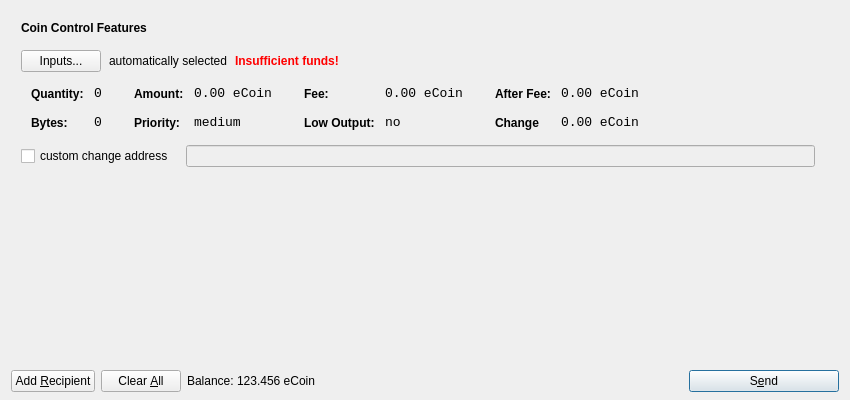
<?xml version="1.0" encoding="UTF-8"?>
<ui version="4.0">
 <class>SendCoinsDialog</class>
 <widget class="QDialog" name="SendCoinsDialog">
  <property name="geometry">
   <rect>
    <x>0</x>
    <y>0</y>
    <width>850</width>
    <height>400</height>
   </rect>
  </property>
  <property name="windowTitle">
   <string>Send Coins</string>
  </property>
  <layout class="QVBoxLayout" name="verticalLayout" stretch="0,1,0">
   <property name="bottomMargin">
    <number>8</number>
   </property>
   <item>
    <widget class="QFrame" name="frameCoinControl">
     <property name="sizePolicy">
      <sizepolicy hsizetype="Expanding" vsizetype="Expanding">
       <horstretch>0</horstretch>
       <verstretch>0</verstretch>
      </sizepolicy>
     </property>
     <property name="maximumSize">
      <size>
       <width>16777215</width>
       <height>16777215</height>
      </size>
     </property>
     <property name="frameShape">
      <enum>QFrame::NoFrame</enum>
     </property>
     <property name="frameShadow">
      <enum>QFrame::Plain</enum>
     </property>
     <layout class="QVBoxLayout" name="verticalLayoutCoinControl2">
      <property name="spacing">
       <number>6</number>
      </property>
      <property name="leftMargin">
       <number>0</number>
      </property>
      <property name="topMargin">
       <number>0</number>
      </property>
      <property name="rightMargin">
       <number>0</number>
      </property>
      <property name="bottomMargin">
       <number>6</number>
      </property>
      <item>
       <layout class="QVBoxLayout" name="verticalLayoutCoinControl" stretch="0,0,0,0,1">
        <property name="spacing">
         <number>0</number>
        </property>
        <property name="leftMargin">
         <number>10</number>
        </property>
        <property name="topMargin">
         <number>10</number>
        </property>
        <item>
         <layout class="QHBoxLayout" name="horizontalLayoutCoinControl1">
          <property name="bottomMargin">
           <number>15</number>
          </property>
          <item>
           <widget class="QLabel" name="labelCoinControlFeatures">
            <property name="sizePolicy">
             <sizepolicy hsizetype="Preferred" vsizetype="Maximum">
              <horstretch>0</horstretch>
              <verstretch>0</verstretch>
             </sizepolicy>
            </property>
            <property name="font">
             <font>
              <weight>75</weight>
              <bold>true</bold>
             </font>
            </property>
            <property name="styleSheet">
             <string notr="true">font-weight:bold;</string>
            </property>
            <property name="text">
             <string>Coin Control Features</string>
            </property>
           </widget>
          </item>
         </layout>
        </item>
        <item>
         <layout class="QHBoxLayout" name="horizontalLayoutCoinControl2" stretch="0,0,0,0">
          <property name="spacing">
           <number>8</number>
          </property>
          <property name="bottomMargin">
           <number>10</number>
          </property>
          <item>
           <widget class="QPushButton" name="pushButtonCoinControl">
            <property name="styleSheet">
             <string notr="true"/>
            </property>
            <property name="text">
             <string>Inputs...</string>
            </property>
           </widget>
          </item>
          <item>
           <widget class="QLabel" name="labelCoinControlAutomaticallySelected">
            <property name="text">
             <string>automatically selected</string>
            </property>
            <property name="margin">
             <number>5</number>
            </property>
           </widget>
          </item>
          <item>
           <widget class="QLabel" name="labelCoinControlInsuffFunds">
            <property name="font">
             <font>
              <weight>75</weight>
              <bold>true</bold>
             </font>
            </property>
            <property name="styleSheet">
             <string notr="true">color:red;font-weight:bold;</string>
            </property>
            <property name="text">
             <string>Insufficient funds!</string>
            </property>
            <property name="margin">
             <number>5</number>
            </property>
           </widget>
          </item>
          <item>
           <spacer name="horizontalSpacerCoinControl">
            <property name="orientation">
             <enum>Qt::Horizontal</enum>
            </property>
            <property name="sizeHint" stdset="0">
             <size>
              <width>40</width>
              <height>1</height>
             </size>
            </property>
           </spacer>
          </item>
         </layout>
        </item>
        <item>
         <widget class="QWidget" name="widgetCoinControl" native="true">
          <property name="sizePolicy">
           <sizepolicy hsizetype="Preferred" vsizetype="Preferred">
            <horstretch>0</horstretch>
            <verstretch>0</verstretch>
           </sizepolicy>
          </property>
          <property name="minimumSize">
           <size>
            <width>0</width>
            <height>0</height>
           </size>
          </property>
          <property name="styleSheet">
           <string notr="true"/>
          </property>
          <layout class="QHBoxLayout" name="horizontalLayoutCoinControl5">
           <property name="leftMargin">
            <number>0</number>
           </property>
           <property name="topMargin">
            <number>0</number>
           </property>
           <property name="rightMargin">
            <number>0</number>
           </property>
           <property name="bottomMargin">
            <number>0</number>
           </property>
           <item>
            <layout class="QHBoxLayout" name="horizontalLayoutCoinControl3" stretch="0,0,0,1">
             <property name="spacing">
              <number>20</number>
             </property>
             <property name="topMargin">
              <number>0</number>
             </property>
             <property name="bottomMargin">
              <number>10</number>
             </property>
             <item>
              <layout class="QFormLayout" name="formLayoutCoinControl1">
               <property name="horizontalSpacing">
                <number>10</number>
               </property>
               <property name="verticalSpacing">
                <number>14</number>
               </property>
               <property name="leftMargin">
                <number>10</number>
               </property>
               <property name="topMargin">
                <number>4</number>
               </property>
               <property name="rightMargin">
                <number>6</number>
               </property>
               <item row="0" column="0">
                <widget class="QLabel" name="labelCoinControlQuantityText">
                 <property name="styleSheet">
                  <string notr="true">font-weight:bold;</string>
                 </property>
                 <property name="text">
                  <string>Quantity:</string>
                 </property>
                 <property name="margin">
                  <number>0</number>
                 </property>
                </widget>
               </item>
               <item row="0" column="1">
                <widget class="QLabel" name="labelCoinControlQuantity">
                 <property name="font">
                  <font>
                   <family>Monospace</family>
                   <pointsize>10</pointsize>
                  </font>
                 </property>
                 <property name="cursor">
                  <cursorShape>IBeamCursor</cursorShape>
                 </property>
                 <property name="contextMenuPolicy">
                  <enum>Qt::ActionsContextMenu</enum>
                 </property>
                 <property name="text">
                  <string>0</string>
                 </property>
                 <property name="margin">
                  <number>0</number>
                 </property>
                 <property name="textInteractionFlags">
                  <set>Qt::LinksAccessibleByMouse|Qt::TextSelectableByKeyboard|Qt::TextSelectableByMouse</set>
                 </property>
                </widget>
               </item>
               <item row="1" column="0">
                <widget class="QLabel" name="labelCoinControlBytesText">
                 <property name="styleSheet">
                  <string notr="true">font-weight:bold;</string>
                 </property>
                 <property name="text">
                  <string>Bytes:</string>
                 </property>
                </widget>
               </item>
               <item row="1" column="1">
                <widget class="QLabel" name="labelCoinControlBytes">
                 <property name="font">
                  <font>
                   <family>Monospace</family>
                   <pointsize>10</pointsize>
                  </font>
                 </property>
                 <property name="cursor">
                  <cursorShape>IBeamCursor</cursorShape>
                 </property>
                 <property name="contextMenuPolicy">
                  <enum>Qt::ActionsContextMenu</enum>
                 </property>
                 <property name="text">
                  <string>0</string>
                 </property>
                 <property name="textInteractionFlags">
                  <set>Qt::LinksAccessibleByMouse|Qt::TextSelectableByKeyboard|Qt::TextSelectableByMouse</set>
                 </property>
                </widget>
               </item>
              </layout>
             </item>
             <item>
              <layout class="QFormLayout" name="formLayoutCoinControl2">
               <property name="horizontalSpacing">
                <number>10</number>
               </property>
               <property name="verticalSpacing">
                <number>14</number>
               </property>
               <property name="leftMargin">
                <number>6</number>
               </property>
               <property name="topMargin">
                <number>4</number>
               </property>
               <property name="rightMargin">
                <number>6</number>
               </property>
               <item row="0" column="0">
                <widget class="QLabel" name="labelCoinControlAmountText">
                 <property name="styleSheet">
                  <string notr="true">font-weight:bold;</string>
                 </property>
                 <property name="text">
                  <string>Amount:</string>
                 </property>
                 <property name="margin">
                  <number>0</number>
                 </property>
                </widget>
               </item>
               <item row="0" column="1">
                <widget class="QLabel" name="labelCoinControlAmount">
                 <property name="font">
                  <font>
                   <family>Monospace</family>
                   <pointsize>10</pointsize>
                  </font>
                 </property>
                 <property name="cursor">
                  <cursorShape>IBeamCursor</cursorShape>
                 </property>
                 <property name="contextMenuPolicy">
                  <enum>Qt::ActionsContextMenu</enum>
                 </property>
                 <property name="text">
                  <string>0.00 eCoin</string>
                 </property>
                 <property name="textInteractionFlags">
                  <set>Qt::LinksAccessibleByMouse|Qt::TextSelectableByKeyboard|Qt::TextSelectableByMouse</set>
                 </property>
                </widget>
               </item>
               <item row="1" column="0">
                <widget class="QLabel" name="labelCoinControlPriorityText">
                 <property name="styleSheet">
                  <string notr="true">font-weight:bold;</string>
                 </property>
                 <property name="text">
                  <string>Priority:</string>
                 </property>
                </widget>
               </item>
               <item row="1" column="1">
                <widget class="QLabel" name="labelCoinControlPriority">
                 <property name="font">
                  <font>
                   <family>Monospace</family>
                   <pointsize>10</pointsize>
                  </font>
                 </property>
                 <property name="cursor">
                  <cursorShape>IBeamCursor</cursorShape>
                 </property>
                 <property name="contextMenuPolicy">
                  <enum>Qt::ActionsContextMenu</enum>
                 </property>
                 <property name="text">
                  <string>medium</string>
                 </property>
                 <property name="textInteractionFlags">
                  <set>Qt::LinksAccessibleByMouse|Qt::TextSelectableByKeyboard|Qt::TextSelectableByMouse</set>
                 </property>
                </widget>
               </item>
              </layout>
             </item>
             <item>
              <layout class="QFormLayout" name="formLayoutCoinControl3">
               <property name="horizontalSpacing">
                <number>10</number>
               </property>
               <property name="verticalSpacing">
                <number>14</number>
               </property>
               <property name="leftMargin">
                <number>6</number>
               </property>
               <property name="topMargin">
                <number>4</number>
               </property>
               <property name="rightMargin">
                <number>6</number>
               </property>
               <item row="0" column="0">
                <widget class="QLabel" name="labelCoinControlFeeText">
                 <property name="styleSheet">
                  <string notr="true">font-weight:bold;</string>
                 </property>
                 <property name="text">
                  <string>Fee:</string>
                 </property>
                 <property name="margin">
                  <number>0</number>
                 </property>
                </widget>
               </item>
               <item row="0" column="1">
                <widget class="QLabel" name="labelCoinControlFee">
                 <property name="font">
                  <font>
                   <family>Monospace</family>
                   <pointsize>10</pointsize>
                  </font>
                 </property>
                 <property name="cursor">
                  <cursorShape>IBeamCursor</cursorShape>
                 </property>
                 <property name="contextMenuPolicy">
                  <enum>Qt::ActionsContextMenu</enum>
                 </property>
                 <property name="text">
                  <string>0.00 eCoin</string>
                 </property>
                 <property name="textInteractionFlags">
                  <set>Qt::LinksAccessibleByMouse|Qt::TextSelectableByKeyboard|Qt::TextSelectableByMouse</set>
                 </property>
                </widget>
               </item>
               <item row="1" column="0">
                <widget class="QLabel" name="labelCoinControlLowOutputText">
                 <property name="styleSheet">
                  <string notr="true">font-weight:bold;</string>
                 </property>
                 <property name="text">
                  <string>Low Output:</string>
                 </property>
                </widget>
               </item>
               <item row="1" column="1">
                <widget class="QLabel" name="labelCoinControlLowOutput">
                 <property name="font">
                  <font>
                   <family>Monospace</family>
                   <pointsize>10</pointsize>
                  </font>
                 </property>
                 <property name="cursor">
                  <cursorShape>IBeamCursor</cursorShape>
                 </property>
                 <property name="contextMenuPolicy">
                  <enum>Qt::ActionsContextMenu</enum>
                 </property>
                 <property name="text">
                  <string>no</string>
                 </property>
                 <property name="textInteractionFlags">
                  <set>Qt::LinksAccessibleByMouse|Qt::TextSelectableByKeyboard|Qt::TextSelectableByMouse</set>
                 </property>
                </widget>
               </item>
              </layout>
             </item>
             <item>
              <layout class="QFormLayout" name="formLayoutCoinControl4">
               <property name="horizontalSpacing">
                <number>10</number>
               </property>
               <property name="verticalSpacing">
                <number>14</number>
               </property>
               <property name="leftMargin">
                <number>6</number>
               </property>
               <property name="topMargin">
                <number>4</number>
               </property>
               <property name="rightMargin">
                <number>6</number>
               </property>
               <item row="0" column="0">
                <widget class="QLabel" name="labelCoinControlAfterFeeText">
                 <property name="styleSheet">
                  <string notr="true">font-weight:bold;</string>
                 </property>
                 <property name="text">
                  <string>After Fee:</string>
                 </property>
                 <property name="margin">
                  <number>0</number>
                 </property>
                </widget>
               </item>
               <item row="0" column="1">
                <widget class="QLabel" name="labelCoinControlAfterFee">
                 <property name="font">
                  <font>
                   <family>Monospace</family>
                   <pointsize>10</pointsize>
                  </font>
                 </property>
                 <property name="cursor">
                  <cursorShape>IBeamCursor</cursorShape>
                 </property>
                 <property name="contextMenuPolicy">
                  <enum>Qt::ActionsContextMenu</enum>
                 </property>
                 <property name="text">
                  <string>0.00 eCoin</string>
                 </property>
                 <property name="textInteractionFlags">
                  <set>Qt::LinksAccessibleByMouse|Qt::TextSelectableByKeyboard|Qt::TextSelectableByMouse</set>
                 </property>
                </widget>
               </item>
               <item row="1" column="0">
                <widget class="QLabel" name="labelCoinControlChangeText">
                 <property name="styleSheet">
                  <string notr="true">font-weight:bold;</string>
                 </property>
                 <property name="text">
                  <string>Change</string>
                 </property>
                </widget>
               </item>
               <item row="1" column="1">
                <widget class="QLabel" name="labelCoinControlChange">
                 <property name="font">
                  <font>
                   <family>Monospace</family>
                   <pointsize>10</pointsize>
                  </font>
                 </property>
                 <property name="cursor">
                  <cursorShape>IBeamCursor</cursorShape>
                 </property>
                 <property name="contextMenuPolicy">
                  <enum>Qt::ActionsContextMenu</enum>
                 </property>
                 <property name="text">
                  <string>0.00 eCoin</string>
                 </property>
                 <property name="textInteractionFlags">
                  <set>Qt::LinksAccessibleByMouse|Qt::TextSelectableByKeyboard|Qt::TextSelectableByMouse</set>
                 </property>
                </widget>
               </item>
              </layout>
             </item>
            </layout>
           </item>
          </layout>
         </widget>
        </item>
        <item>
         <layout class="QHBoxLayout" name="horizontalLayoutCoinControl4" stretch="0,0,0">
          <property name="spacing">
           <number>12</number>
          </property>
          <property name="sizeConstraint">
           <enum>QLayout::SetDefaultConstraint</enum>
          </property>
          <property name="topMargin">
           <number>5</number>
          </property>
          <property name="rightMargin">
           <number>5</number>
          </property>
          <item>
           <widget class="QCheckBox" name="checkBoxCoinControlChange">
            <property name="text">
             <string>custom change address</string>
            </property>
           </widget>
          </item>
          <item>
           <widget class="QLineEdit" name="lineEditCoinControlChange">
            <property name="enabled">
             <bool>false</bool>
            </property>
            <property name="sizePolicy">
             <sizepolicy hsizetype="Expanding" vsizetype="Fixed">
              <horstretch>0</horstretch>
              <verstretch>0</verstretch>
             </sizepolicy>
            </property>
           </widget>
          </item>
          <item>
           <widget class="QLabel" name="labelCoinControlChangeLabel">
            <property name="sizePolicy">
             <sizepolicy hsizetype="Preferred" vsizetype="Expanding">
              <horstretch>0</horstretch>
              <verstretch>0</verstretch>
             </sizepolicy>
            </property>
            <property name="minimumSize">
             <size>
              <width>0</width>
              <height>0</height>
             </size>
            </property>
            <property name="text">
             <string/>
            </property>
            <property name="margin">
             <number>3</number>
            </property>
           </widget>
          </item>
         </layout>
        </item>
        <item>
         <spacer name="verticalSpacerCoinControl">
          <property name="orientation">
           <enum>Qt::Vertical</enum>
          </property>
          <property name="sizeHint" stdset="0">
           <size>
            <width>800</width>
            <height>1</height>
           </size>
          </property>
         </spacer>
        </item>
       </layout>
      </item>
     </layout>
    </widget>
   </item>
   <item>
    <widget class="QScrollArea" name="scrollArea">
     <property name="frameShape">
      <enum>QFrame::NoFrame</enum>
     </property>
     <property name="frameShadow">
      <enum>QFrame::Plain</enum>
     </property>
     <property name="widgetResizable">
      <bool>true</bool>
     </property>
     <widget class="QWidget" name="scrollAreaWidgetContents">
      <property name="geometry">
       <rect>
        <x>0</x>
        <y>0</y>
        <width>832</width>
        <height>137</height>
       </rect>
      </property>
      <layout class="QVBoxLayout" name="verticalLayout_2">
       <property name="leftMargin">
        <number>0</number>
       </property>
       <property name="topMargin">
        <number>0</number>
       </property>
       <property name="rightMargin">
        <number>0</number>
       </property>
       <property name="bottomMargin">
        <number>0</number>
       </property>
       <item>
        <layout class="QVBoxLayout" name="entries">
         <property name="spacing">
          <number>6</number>
         </property>
        </layout>
       </item>
       <item>
        <spacer name="verticalSpacer">
         <property name="orientation">
          <enum>Qt::Vertical</enum>
         </property>
         <property name="sizeHint" stdset="0">
          <size>
           <width>20</width>
           <height>40</height>
          </size>
         </property>
        </spacer>
       </item>
      </layout>
     </widget>
    </widget>
   </item>
   <item>
    <layout class="QHBoxLayout" name="horizontalLayout">
     <item>
      <widget class="QPushButton" name="addButton">
       <property name="toolTip">
        <string>Send to multiple recipients at once</string>
       </property>
       <property name="text">
        <string>Add &amp;Recipient</string>
       </property>
       <property name="icon">
        <iconset resource="../bitcoin.qrc">
         <normaloff>:/icons/add</normaloff>:/icons/add</iconset>
       </property>
       <property name="autoDefault">
        <bool>false</bool>
       </property>
      </widget>
     </item>
     <item>
      <widget class="QPushButton" name="clearButton">
       <property name="sizePolicy">
        <sizepolicy hsizetype="Minimum" vsizetype="Fixed">
         <horstretch>0</horstretch>
         <verstretch>0</verstretch>
        </sizepolicy>
       </property>
       <property name="toolTip">
        <string>Remove all transaction fields</string>
       </property>
       <property name="text">
        <string>Clear &amp;All</string>
       </property>
       <property name="icon">
        <iconset resource="../bitcoin.qrc">
         <normaloff>:/icons/remove</normaloff>:/icons/remove</iconset>
       </property>
       <property name="autoRepeatDelay">
        <number>300</number>
       </property>
       <property name="autoDefault">
        <bool>false</bool>
       </property>
      </widget>
     </item>
     <item>
      <layout class="QHBoxLayout" name="horizontalLayout_2">
       <property name="spacing">
        <number>3</number>
       </property>
       <item>
        <widget class="QLabel" name="label">
         <property name="sizePolicy">
          <sizepolicy hsizetype="Preferred" vsizetype="Fixed">
           <horstretch>0</horstretch>
           <verstretch>0</verstretch>
          </sizepolicy>
         </property>
         <property name="text">
          <string>Balance:</string>
         </property>
        </widget>
       </item>
       <item>
        <widget class="QLabel" name="labelBalance">
         <property name="sizePolicy">
          <sizepolicy hsizetype="Preferred" vsizetype="Fixed">
           <horstretch>0</horstretch>
           <verstretch>0</verstretch>
          </sizepolicy>
         </property>
         <property name="cursor">
          <cursorShape>IBeamCursor</cursorShape>
         </property>
         <property name="text">
          <string>123.456 eCoin</string>
         </property>
         <property name="textInteractionFlags">
          <set>Qt::LinksAccessibleByMouse|Qt::TextSelectableByKeyboard|Qt::TextSelectableByMouse</set>
         </property>
        </widget>
       </item>
      </layout>
     </item>
     <item>
      <spacer name="horizontalSpacer">
       <property name="orientation">
        <enum>Qt::Horizontal</enum>
       </property>
       <property name="sizeHint" stdset="0">
        <size>
         <width>40</width>
         <height>20</height>
        </size>
       </property>
      </spacer>
     </item>
     <item>
      <widget class="QPushButton" name="sendButton">
       <property name="minimumSize">
        <size>
         <width>150</width>
         <height>0</height>
        </size>
       </property>
       <property name="toolTip">
        <string>Confirm the send action</string>
       </property>
       <property name="text">
        <string>S&amp;end</string>
       </property>
       <property name="icon">
        <iconset resource="../bitcoin.qrc">
         <normaloff>:/icons/send</normaloff>:/icons/send</iconset>
       </property>
       <property name="default">
        <bool>true</bool>
       </property>
      </widget>
     </item>
    </layout>
   </item>
  </layout>
 </widget>
 <resources>
  <include location="../bitcoin.qrc"/>
 </resources>
 <connections/>
</ui>
